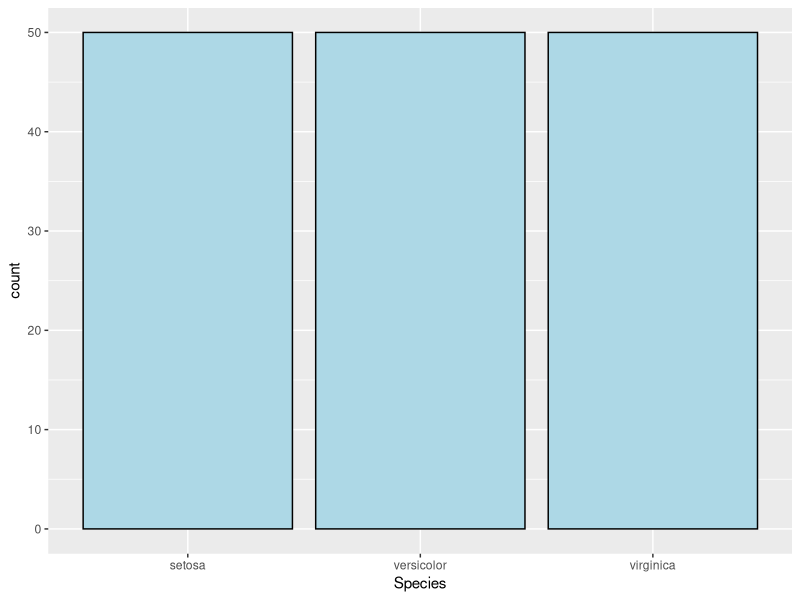
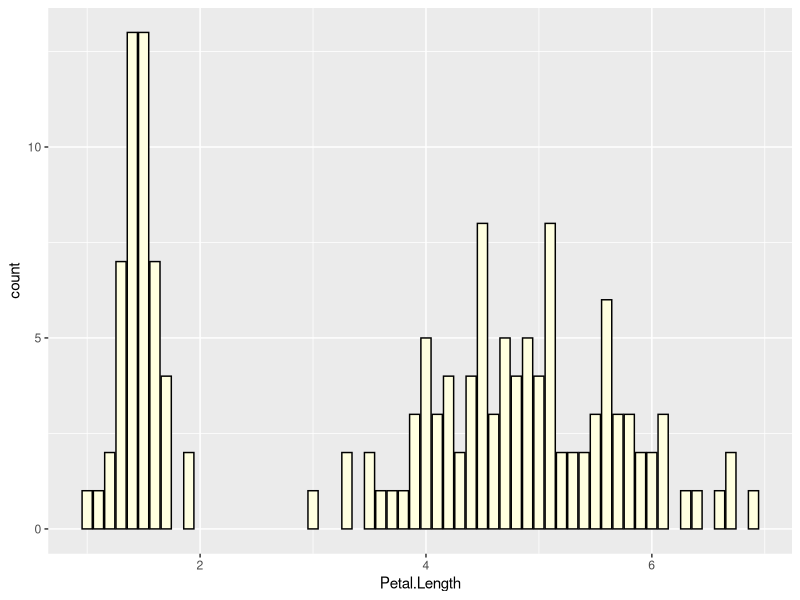
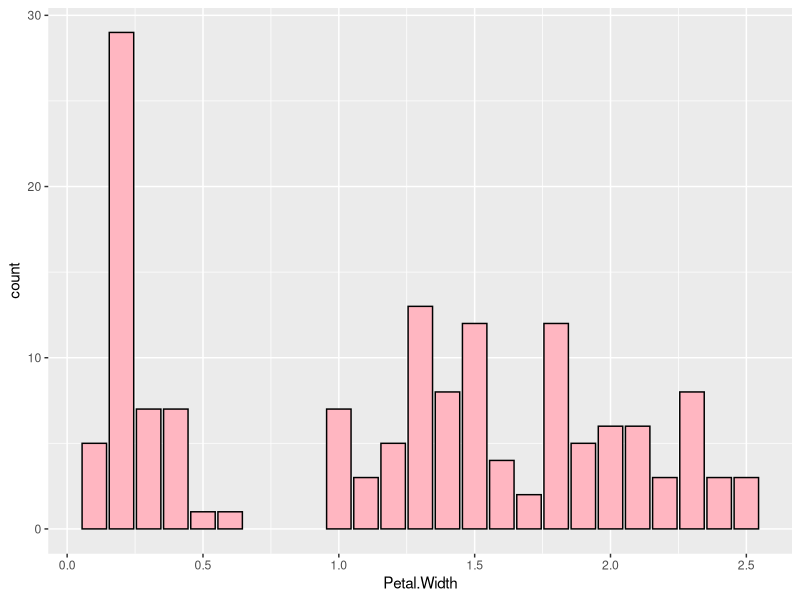
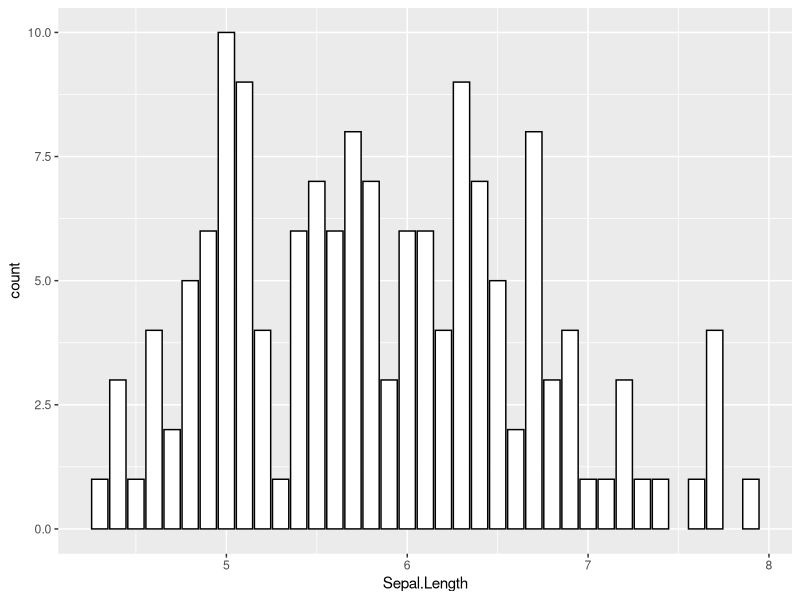
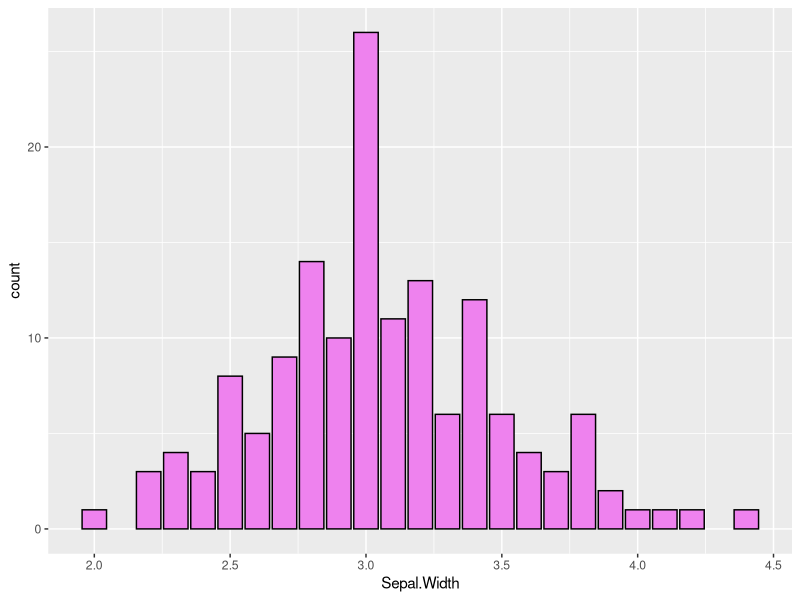
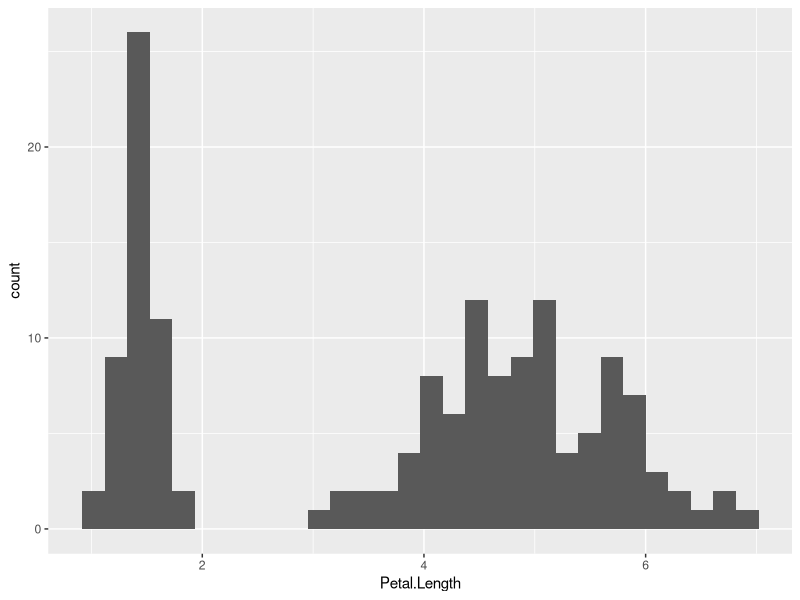
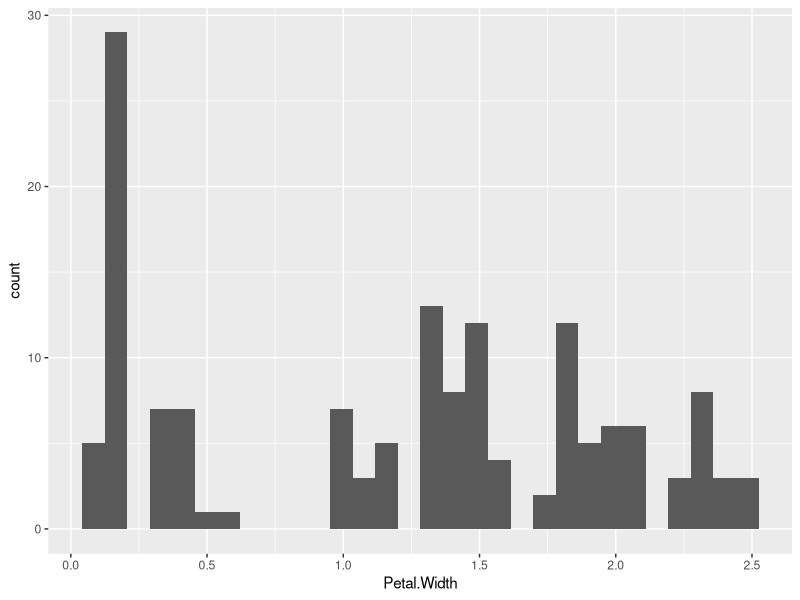
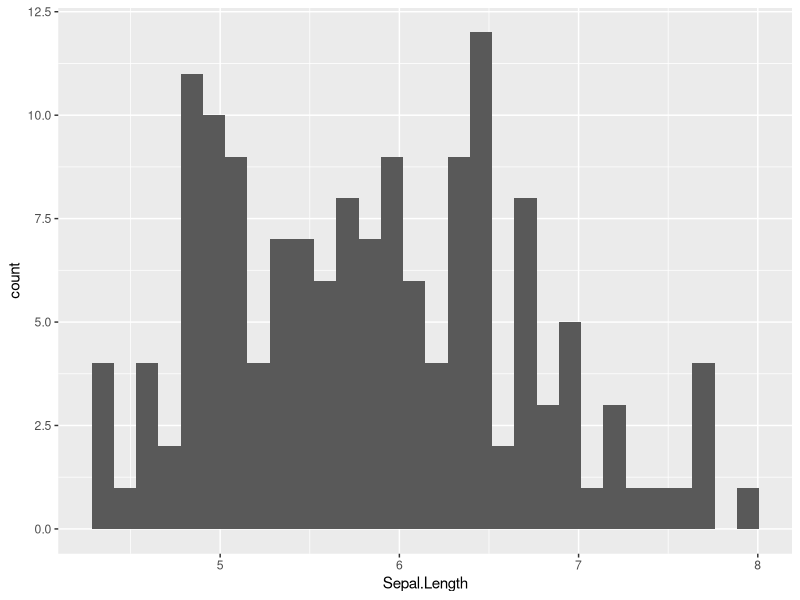

These figures' R source, in order:
library(ggplot2)

#單變數:類別型
##每一種個數各有幾個
ggplot(data = iris,aes(x= Species)) + geom_bar(fill = "lightblue", colour = "black")

##花瓣長度各有幾個
ggplot(data = iris,aes(x= Petal.Length)) + geom_bar(fill = "lightyellow", colour = "black")

##花瓣寬度各有幾個
ggplot(data = iris,aes(x= Petal.Width)) + geom_bar(fill = "lightpink", colour = "black")

##花萼長度各有幾個
ggplot(data = iris,aes(x= Sepal.Length)) + geom_bar(fill = "white", colour = "black")

##花萼寬度各有幾個
ggplot(data = iris,aes(x= Sepal.Width)) + geom_bar(fill = "violet", colour = "black")                                              

#單變數:連續型
##花瓣長度連續圖
ggplot(data = iris,aes(x = Petal.Length)) + geom_histogram()

##花瓣寬度連續圖
ggplot(data = iris,aes(x = Petal.Width)) + geom_histogram()

##花萼長度連續圖
ggplot(data = iris,aes(x = Sepal.Length)) + geom_histogram()

##花萼寬度連續圖
ggplot(data = iris,aes(x = Sepal.Width)) + geom_histogram()

#雙變數:連續V.S.連續

##花瓣的長度與寬度分布
ggplot(data = iris,aes(x = Petal.Length, y = Petal.Width)) + geom_point()

##花萼的長度與寬度分布
ggplot(data = iris,aes(x = Sepal.Length, y = Sepal.Width)) + geom_point()

##種類與花瓣長分布
ggplot(data = iris,aes(x = Species, y = Petal.Length)) + geom_point()

##種類與花瓣寬分布
ggplot(data = iris,aes(x = Species, y = Petal.Width)) + geom_point()

##種類與花萼長分布
ggplot(data = iris,aes(x = Species, y = Sepal.Length)) + geom_point()

##種類與花萼寬分布
ggplot(data = iris,aes(x = Species, y = Sepal.Width)) + geom_point()


#雙變數:離散V.S.連續
##各種之花瓣長度箱型圖
ggplot(iris,aes(x = Species, y = Petal.Length)) + geom_boxplot(colour = "black")

##各種之花瓣長度小提琴圖
ggplot(iris,aes(x = Species, y = Petal.Length)) + geom_violin()






